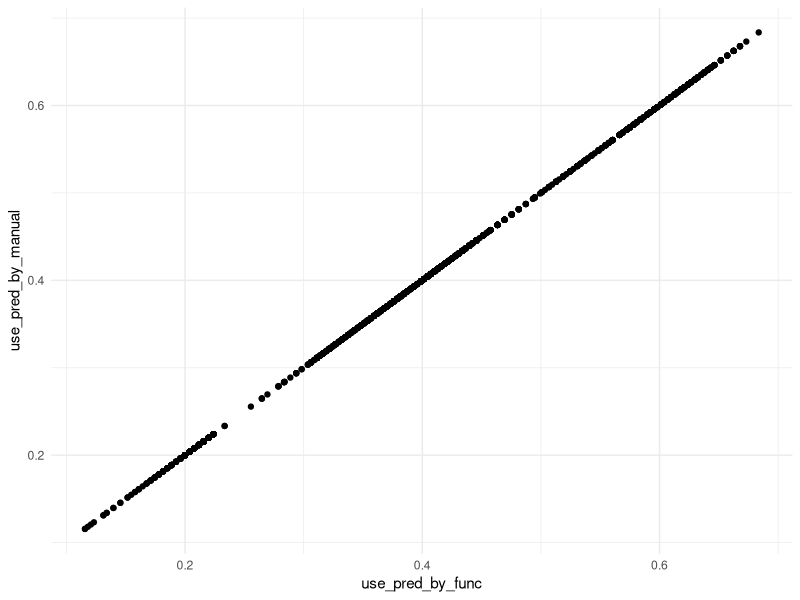

This figure's R source:
# package
library(tidyverse)
library(mlmRev)
library(skimr)

# data
data(Contraception)
df <- Contraception

#check
glimpse(df)
skim(df)

# logit model
glm_model <- glm(use ~ urban + age + livch,
                 data = df,
                 family = "binomial") 
summary(glm_model)
coef_model <- coef(glm_model)

df$use_pred_by_func <- predict(glm_model,newdata = df, type = "response")

# predict by manual

func <- function(urban, age, livch){
  tmp<- coef_model[1] + 
    coef_model[2] * if_else(urban == 'Y',1,0) +
    coef_model[3] * age +
    case_when(livch == '0' ~ 0,
              livch == '1' ~ coef_model[4],
              livch == '2' ~ coef_model[5],
              livch == '3+' ~ coef_model[6])
  return(1 / (1 + exp(-tmp)))
}
# test
func(df[1,]$urban, df[1,]$age, df[1,]$livch)

# add column
df <- df |> 
  mutate(use_pred_by_manual = func(urban, age, livch))

# check
df |> 
  ggplot(aes(x=use_pred_by_func,y=use_pred_by_manual)) +
  geom_point() +
  theme_minimal()
